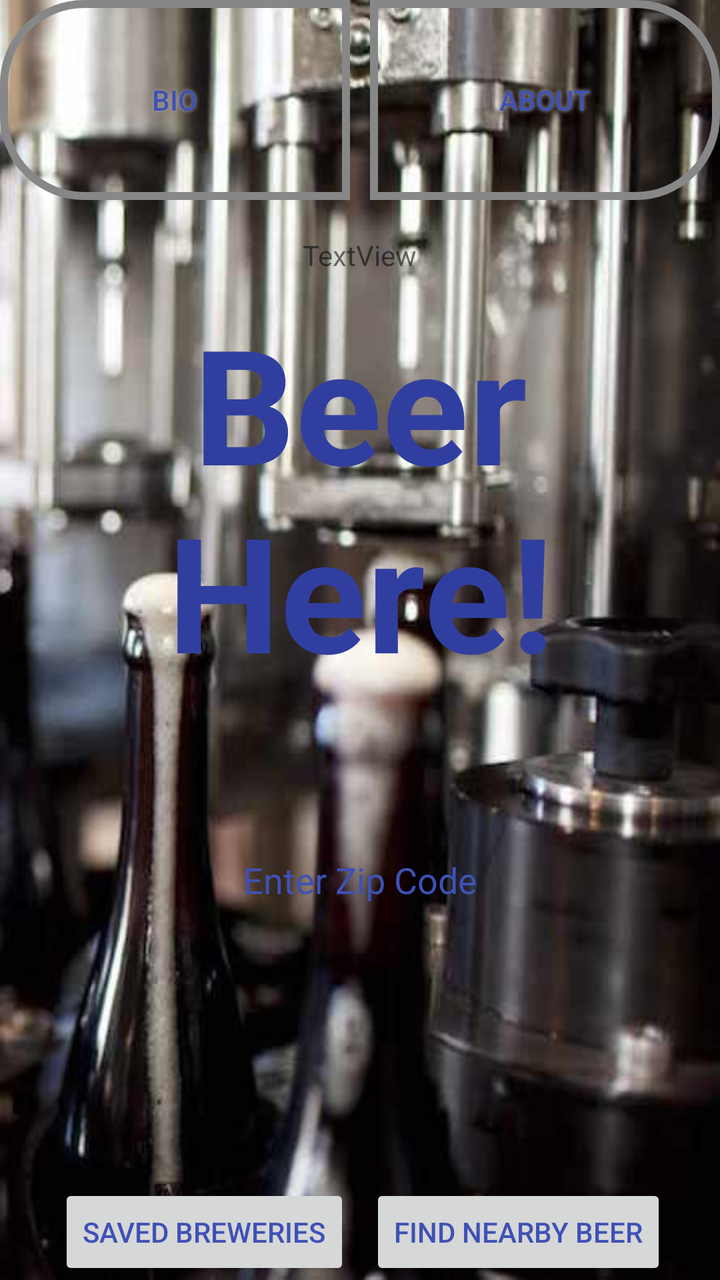
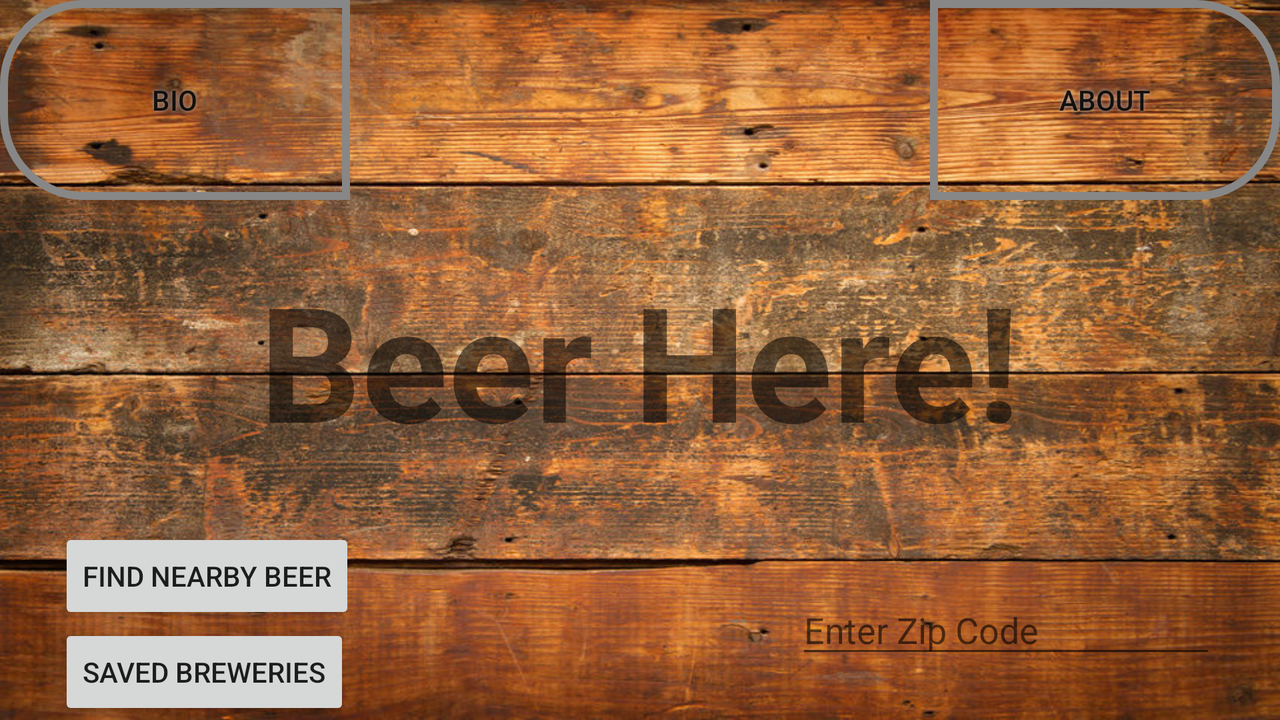

First picture: res/layout/ on a phone held upright. Second picture: the repository's own variant of that layout, on a device whose configuration matches the variant's folder. Source for both follows.
<!-- AndroidManifest.xml: application theme AppTheme -->
<!-- res/layout/activity_main.xml -->
<?xml version="1.0" encoding="utf-8"?>
<RelativeLayout xmlns:android="http://schemas.android.com/apk/res/android"
    xmlns:tools="http://schemas.android.com/tools"
    android:layout_width="match_parent"
    android:layout_height="match_parent"
    tools:context="com.example.guest.beerhere.ui.MainActivity">

    <ImageView
        android:layout_width="match_parent"
        android:layout_height="match_parent"
        android:id="@+id/backgroundImage"
        android:src="@drawable/main_background"
        android:scaleType="fitXY"
        android:layout_alignParentTop="true"
        android:layout_alignParentLeft="true"
        android:layout_alignParentStart="true" />

    <Button
        android:id="@+id/aboutButton"
        android:layout_width="175dp"
        android:layout_height="wrap_content"
        android:layout_alignParentEnd="true"
        android:layout_alignParentRight="true"
        android:layout_alignParentTop="true"
        android:background="@drawable/aboutbutton"
        android:textColor="@color/colorPrimary"
        android:elevation="40dp"
        android:shadowColor="#A8A8A8"
        android:shadowDx="0"
        android:shadowDy="0"
        android:shadowRadius="5"
        android:text="About" />

    <Button
        android:id="@+id/bioButton"
        android:textColor="@color/colorPrimary"
        android:layout_width="175dp"
        android:layout_height="wrap_content"
        android:background="@drawable/biobutton"
        android:elevation="40dp"
        android:shadowColor="#A8A8A8"
        android:shadowDx="0"
        android:shadowDy="0"
        android:shadowRadius="5"
        android:text="Bio"
        android:layout_alignParentTop="true"
        android:layout_alignParentLeft="true"
        android:layout_alignParentStart="true" />

    <Button
        android:id="@+id/findBeerButton"
        android:layout_width="wrap_content"
        android:layout_height="wrap_content"
        android:text="Find Nearby Beer"
        android:textColor="@color/colorPrimary"
        android:layout_alignParentBottom="true"
        android:layout_alignLeft="@+id/aboutButton"
        android:layout_alignStart="@+id/aboutButton" />
    <Button
        android:id="@+id/savedBreweriesButton"
        android:layout_width="wrap_content"
        android:layout_height="wrap_content"
        android:text="Saved Breweries"
        android:textColor="@color/colorPrimary"
        android:layout_alignParentBottom="true"
        android:layout_alignRight="@+id/bioButton"
        android:layout_alignEnd="@+id/bioButton" />

    <TextView
        android:id="@+id/title"
        android:layout_width="wrap_content"
        android:layout_height="wrap_content"
        android:text="Beer Here!"
        android:textSize="80sp"
        android:textStyle="bold"
        android:textAlignment="center"
        android:layout_marginTop="48dp"
        android:layout_below="@+id/aboutButton"
        android:textColor="@color/colorPrimaryDark"
        android:layout_centerHorizontal="true" />

    <EditText
        android:id="@+id/editTextLocation"
        android:layout_width="wrap_content"
        android:layout_height="wrap_content"
        android:textColor="@color/colorPrimaryDark"
        android:hint="Enter Zip Code"
        android:textColorHint="@color/colorPrimary"
        android:textAlignment="center"
        android:background="@android:color/transparent"
        android:ems="10"
        android:inputType="number"
        android:layout_marginTop="79dp"
        android:layout_below="@+id/title"
        android:layout_centerHorizontal="true" />

    <TextView
        android:id="@+id/location"
        android:layout_width="wrap_content"
        android:layout_height="wrap_content"
        android:layout_below="@+id/aboutButton"
        android:layout_centerHorizontal="true"
        android:layout_marginTop="18dp"
        android:text="TextView" />


</RelativeLayout>
<!-- resources referenced by this layout -->
<resources>
  <color name="colorPrimary">#3F51B5</color>
  <color name="colorPrimaryDark">#303F9F</color>
  <!-- drawable aboutbutton (drawable) -->
  <?xml version="1.0" encoding="utf-8"?>
  <shape xmlns:android="http://schemas.android.com/apk/res/android" android:shape="rectangle" >
      <corners
          android:topLeftRadius="0dp"
          android:topRightRadius="40dp"
          android:bottomLeftRadius="0dp"
          android:bottomRightRadius="40dp"
          />
      <padding
          android:left="0dp"
          android:top="0dp"
          android:right="0dp"
          android:bottom="0dp"
          />
      <size
          android:width="250dp"
          android:height="100dp"
          />
      <stroke
          android:width="4dp"
          android:color="#878787"
          />
  </shape>
  <!-- drawable biobutton (drawable) -->
  <?xml version="1.0" encoding="utf-8"?>
  <shape xmlns:android="http://schemas.android.com/apk/res/android" android:shape="rectangle" >
      <corners
          android:topLeftRadius="40dp"
          android:topRightRadius="0dp"
          android:bottomLeftRadius="40dp"
          android:bottomRightRadius="0dp"
          />
      <padding
          android:left="0dp"
          android:top="0dp"
          android:right="0dp"
          android:bottom="0dp"
          />
      <size
          android:width="250dp"
          android:height="100dp"
          />
      <stroke
          android:width="4dp"
          android:color="#878787"
          />
  </shape>
  <!-- drawable main_background: jpg bitmap (drawable, 25326 bytes) -->
  <style name="AppTheme" parent="Theme.AppCompat.DayNight.DarkActionBar">
          
          <item name="colorPrimary">@color/colorPrimary</item>
          <item name="colorPrimaryDark">@color/colorPrimaryDark</item>
          <item name="colorAccent">@color/colorAccent</item>
      </style>
  <color name="colorAccent">#434e3c</color>
</resources>
<!-- res/layout-land/activity_main.xml (the repository's variant of the layout above) -->
<!-- drawn on the phone turned sideways -->
<?xml version="1.0" encoding="utf-8"?>
<RelativeLayout xmlns:android="http://schemas.android.com/apk/res/android"
    xmlns:tools="http://schemas.android.com/tools"
    android:layout_width="match_parent"
    android:layout_height="match_parent"
    tools:context="com.example.guest.beerhere.ui.MainActivity">

    <ImageView
        android:layout_width="match_parent"
        android:layout_height="match_parent"
        android:id="@+id/backgroundImage"
        android:src="@drawable/main_background_lan"
        android:scaleType="fitXY"
        android:layout_alignParentTop="true"
        android:layout_alignParentLeft="true"
        android:layout_alignParentStart="true" />

    <Button
        android:id="@+id/aboutButton"
        android:layout_width="175dp"
        android:layout_height="wrap_content"
        android:layout_alignParentEnd="true"
        android:layout_alignParentRight="true"
        android:layout_alignParentTop="true"
        android:background="@drawable/aboutbutton"
        android:elevation="40dp"
        android:shadowColor="#A8A8A8"
        android:shadowDx="0"
        android:shadowDy="0"
        android:shadowRadius="5"
        android:text="About" />

    <Button
        android:id="@+id/bioButton"
        android:layout_width="175dp"
        android:layout_height="wrap_content"
        android:background="@drawable/biobutton"
        android:elevation="0dp"
        android:shadowColor="#A8A8A8"
        android:shadowDx="0"
        android:shadowDy="0"
        android:shadowRadius="5"
        android:text="Bio"
        android:layout_alignParentTop="true"
        android:layout_alignParentLeft="true"
        android:layout_alignParentStart="true"
        android:layout_alignBottom="@+id/aboutButton" />

    <Button
        android:id="@+id/findBeerButton"
        android:layout_width="wrap_content"
        android:layout_height="wrap_content"
        android:text="Find Nearby Beer"
        android:layout_above="@+id/savedBreweriesButton"
        android:layout_alignLeft="@+id/savedBreweriesButton"
        android:layout_alignStart="@+id/savedBreweriesButton" />
    <Button
        android:id="@+id/savedBreweriesButton"
        android:layout_width="wrap_content"
        android:layout_height="wrap_content"
        android:text="Saved Breweries"
        android:layout_alignParentBottom="true"
        android:layout_alignRight="@+id/bioButton"
        android:layout_alignEnd="@+id/bioButton" />

    <TextView
        android:id="@+id/title"
        android:layout_width="wrap_content"
        android:layout_height="wrap_content"
        android:text="Beer Here!"
        android:textSize="80sp"
        android:textStyle="bold"
        android:textAlignment="center"
        android:layout_centerVertical="true"
        android:layout_centerHorizontal="true" />

    <EditText
        android:id="@+id/editTextLocation"
        android:layout_width="wrap_content"
        android:layout_height="wrap_content"
        android:textColor="@color/colorTextIcons"
        android:hint="Enter Zip Code"
        android:ems="10"
        android:inputType="number"
        android:layout_alignParentBottom="true"
        android:layout_alignParentRight="true"
        android:layout_alignParentEnd="true"
        android:layout_marginRight="32dp"
        android:layout_marginEnd="32dp"
        android:layout_marginBottom="26dp" />


</RelativeLayout>
<!-- resources referenced by the variant -->
<!-- as the phone turned sideways resolves them -->
<resources>
  <color name="colorTextIcons">#ae9292</color>
  <!-- drawable aboutbutton (drawable) -->
  <?xml version="1.0" encoding="utf-8"?>
  <shape xmlns:android="http://schemas.android.com/apk/res/android" android:shape="rectangle" >
      <corners
          android:topLeftRadius="0dp"
          android:topRightRadius="40dp"
          android:bottomLeftRadius="0dp"
          android:bottomRightRadius="40dp"
          />
      <padding
          android:left="0dp"
          android:top="0dp"
          android:right="0dp"
          android:bottom="0dp"
          />
      <size
          android:width="250dp"
          android:height="100dp"
          />
      <stroke
          android:width="4dp"
          android:color="#878787"
          />
  </shape>
  <!-- drawable biobutton (drawable) -->
  <?xml version="1.0" encoding="utf-8"?>
  <shape xmlns:android="http://schemas.android.com/apk/res/android" android:shape="rectangle" >
      <corners
          android:topLeftRadius="40dp"
          android:topRightRadius="0dp"
          android:bottomLeftRadius="40dp"
          android:bottomRightRadius="0dp"
          />
      <padding
          android:left="0dp"
          android:top="0dp"
          android:right="0dp"
          android:bottom="0dp"
          />
      <size
          android:width="250dp"
          android:height="100dp"
          />
      <stroke
          android:width="4dp"
          android:color="#878787"
          />
  </shape>
  <!-- drawable main_background_lan: jpeg bitmap (drawable, 182011 bytes) -->
  <style name="AppTheme" parent="Theme.AppCompat.DayNight.DarkActionBar">
          
          <item name="colorPrimary">@color/colorPrimary</item>
          <item name="colorPrimaryDark">@color/colorPrimaryDark</item>
          <item name="colorAccent">@color/colorAccent</item>
      </style>
  <color name="colorPrimary">#3F51B5</color>
  <color name="colorPrimaryDark">#303F9F</color>
  <color name="colorAccent">#434e3c</color>
</resources>
